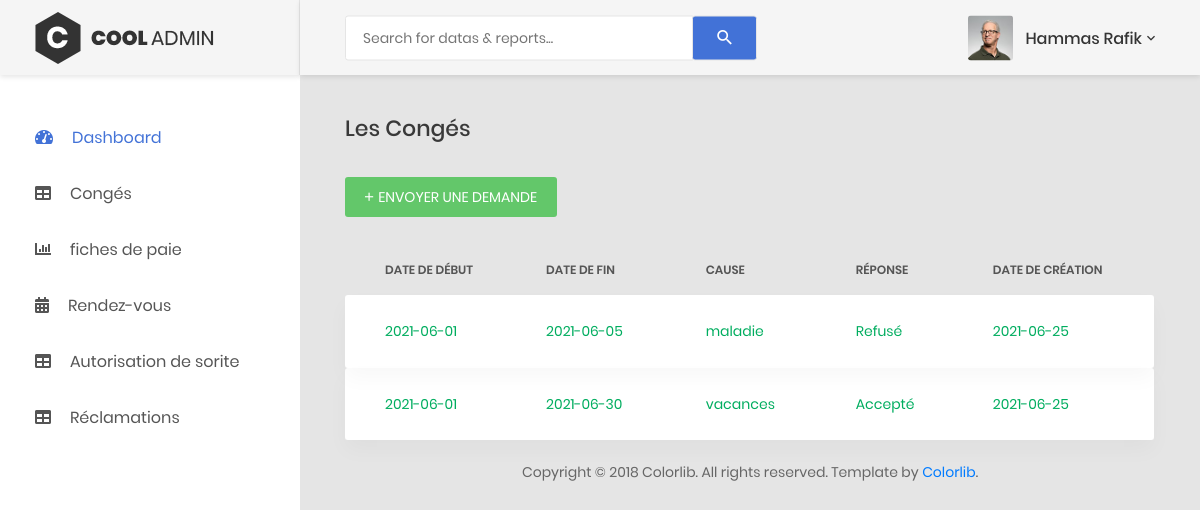
The app's page /personnel/conge.php (signed in), older data.
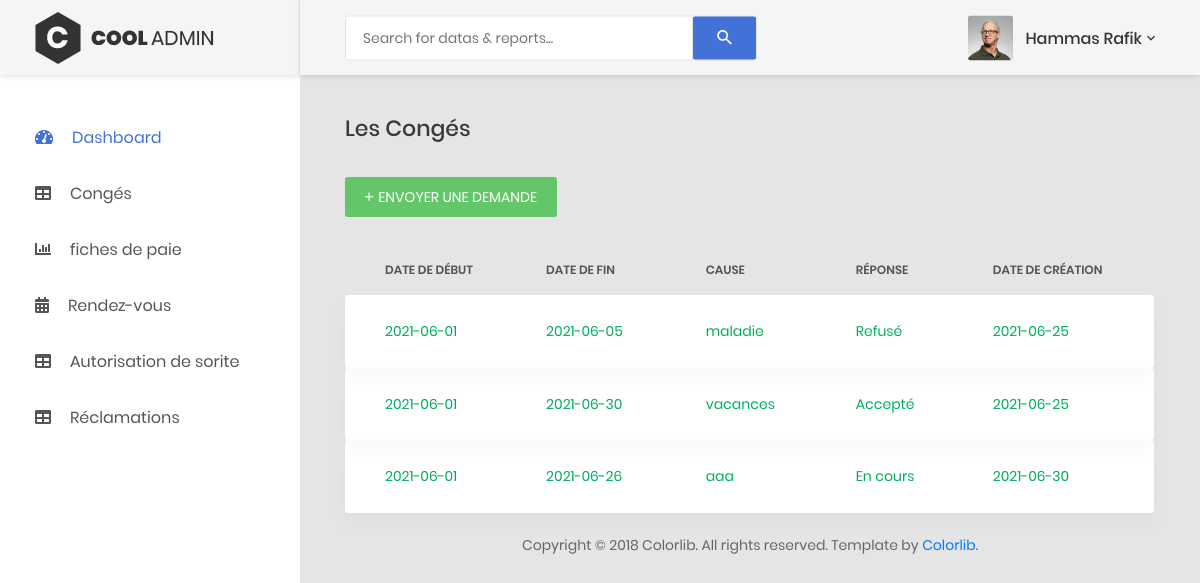
The same page, newer data.
### tables this page shows
CREATE TABLE `conge` (
  `cid` int(100) NOT NULL,
  `pid` int(100) NOT NULL,
  `datedeb` varchar(250) NOT NULL,
  `datefin` varchar(250) NOT NULL,
  `cause` varchar(250) NOT NULL,
  `reponse` varchar(250) NOT NULL,
  `created` varchar(250) NOT NULL
);

### personnel/inc/config.php (called while the page is built, shortened)
<?php
	  if(isset($_SESSION["personnel"])){
	  $userid = $_SESSION["personnel"];
	}
	else{
		$userid="";
	}
	?>

### personnel/inc/conge.php (called while the page is built, shortened)
<?php
function GetcongeList($conn,$pid)
{
    $sqlq = mysqli_query($conn,"SELECT conge.cid, conge.pid, conge.datedeb, conge.datefin, conge.cause, conge.reponse, conge.created FROM conge INNER JOIN personnel on personnel.pid = conge.pid where conge.pid=$pid");
    $data =array();
    while($row =mysqli_fetch_assoc($sqlq))
    {
        $data[] = $row;
    }
    return $data;
}
?>

### personnel/conge.php (the view, shortened to what this page needs)
<?php include('components/header.php') ?>
        <div class="main-content">
          <div class="section__content section__content--p30">
            <div class="container-fluid">
              <div class="row">
                <div class="col-md-12">
                  <h3 class="title-5 m-b-35">Les congés</h3>
                  <div class="table-data__tool">
                    <div class="table-data__tool-right">
                      <a
                        href="#"
                        data-toggle="modal"
                        data-target="#newdemande"
                        class="au-btn au-btn-icon au-btn--green au-btn--small"
                      >
                        <i class="zmdi zmdi-plus"></i>Envoyer une demande
                      </a>
                    </div>
                  </div>
                  <div class="table-responsive table-responsive-data2">
                    <table class="table table-data2">
                      <thead>
                        <tr>
                          <th>Date de début</th>
                          <th>Date de fin</th>
                          <th>Cause</th>
                          <th>Réponse</th>
                          <th>Date de création</th>
                        </tr>
                      </thead>
                      <tbody>
                      <?php $congedata= GetcongeList($conn,$userid);
                        foreach($congedata as $cog) {
                      ?>
                        <tr class="tr-shadow">
                          <td>
                            <span class="status--process"><?php echo $cog['datedeb']; ?></span>
                          </td>
                          <td>
                            <span class="status--process"><?php echo $cog['datefin']; ?></span>
                          </td>
                          <td>
                            <span class="status--process"><?php echo $cog['cause']; ?></span>
                          </td>
                          <td>
                          <?php
                          if($cog['reponse'] ==0){
                            echo'<span class="status--process">Refusé</span>';
                          } elseif($cog['reponse'] ==1){
                            echo'<span class="status--process">En cours</span>';
                           }
                          elseif($cog['reponse'] ==2){
                            echo'<span class="status--process">Accepté</span>';
                          }
                          ?>
                          </td>
                          <td>
                            <span class="status--process"><?php echo $cog['created']; ?></span>
                          </td>
                        </tr>
                        <?php } ?>
                      </tbody>
                    </table>
                  </div>
                </div>
              </div>
              <div class="row">
                <div class="col-md-12">
                  <div class="copyright">
                    <p>
                      Copyright © 2018 Colorlib. All rights reserved. Template
                      by <a href="https://colorlib.com">Colorlib</a>.
                    </p>
                  </div>
                </div>
              </div>
            </div>
          </div>
        </div>
      </div>
    </div>
    <?php include('components/footer.php') ?>

Row changes from the older to the newer data that the page shows:
added conge: datedeb "2021-06-01", datefin "2021-06-26", cause "aaa", reponse "En cours", created "2021-06-30"
